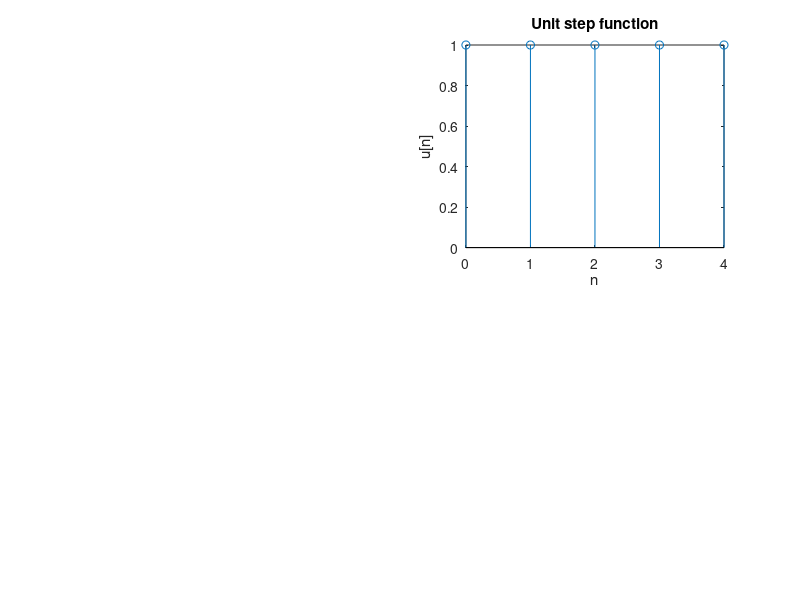

MATLAB code for this plot:
n = 4;
t = 0:1:n;
y2 = [ones(1,n+1)];
subplot(2,2,2);
stem(t,y2);
ylabel('u[n]');
xlabel('n');
title('Unit step function');